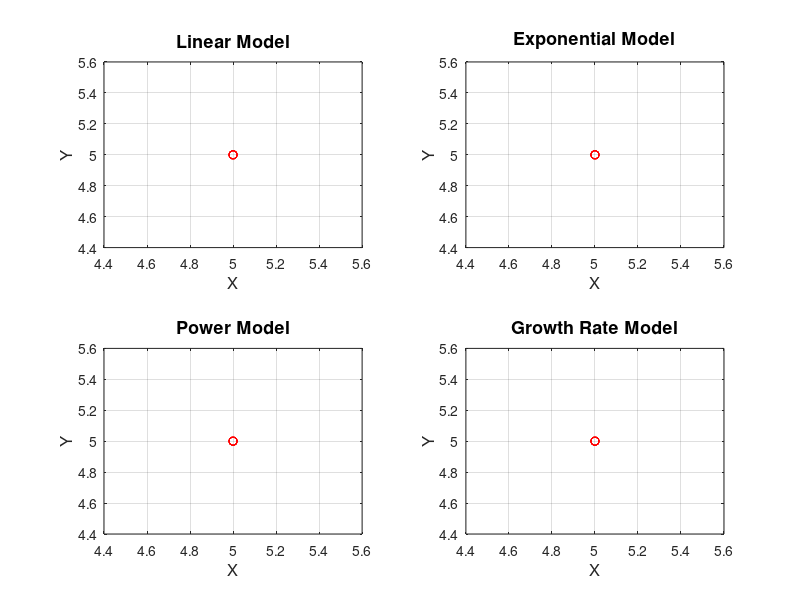

The MATLAB script that drew this image:
clc
clear all

%take number of points from the user
string = 'Enter number of points: ';
n = input(string);
disp('Please Note that any zero input will not work properly in Exponential,Power or growth rate models :( ');
%take the points x,y respectively from the user
i=1;
X_sum=0;
Y_sum=0;
X2_sum=0;
XY_sum=0;
while i<=n
    string = 'Enter x: ';
    x(i) = input(string);
    X=linspace(x(1),x(end),1000); %used linspace to make the graph smoother
    string = 'Enter y: ';
    y(i) = input(string);
    Y=linspace(y(1),y(end),1000);
    i=i+1;
end

%calculate sum of X & Y & X^2 & XY
i=1;
while i<=n
    X_sum = X_sum+x(i);
    X2_sum=X2_sum+x(i).*x(i);
    Y_sum=Y_sum+y(i);
    XY_sum=XY_sum+x(i).*y(i);
    i=i+1;
end

%solving 2 eqns in 2 unknowns to get a0 & a1
I = [n X_sum;X_sum X2_sum];
O = [Y_sum; XY_sum];
sol = linsolve(I,O);
a0=sol(1);
a1=sol(2);
Y_Linear=a0+a1.*X;

%displaying the values of the model coefficients
disp('****************************** Linear Model ******************************')
STRING=['a0 = ',num2str(a0),'  a1 = ',num2str(a1)];
disp(STRING)
STRING=['Y = ',num2str(a0) ,' +',num2str(a1),'X'];
disp(STRING)

%calculating St & Sr to get R^2
i=1;
S_r=0;
S_t=0;
Y_avg=Y_sum/n;
while i<=n
    e_i=y(i)-a0-a1.*x(i);
    S_r=S_r+e_i.^2;
    S_t=S_t+(y(i)-Y_avg).^2;
    i=i+1;
end
R_Squared_Linear=(S_t-S_r)/S_t;
STRING=['R Squared = ',num2str(R_Squared_Linear)];
disp(STRING)

%plotting Linear Model
figure;
subplot(2,2,1)
plot(x,y,'ro')
hold on
plot(X,Y_Linear,'k')
grid on
title ('Linear Model','FontSize',13)
xlabel('X','FontSize',12)
ylabel('Y','FontSize',12)

%Exponential Model
%calculate sum of X & Y & X^2 & XY
i=1;
X_sum=0;
Y_sum=0;
X2_sum=0;
XY_sum=0;
Y_Exponential = log(y);
while i<=n
    X_sum = X_sum+x(i);
    X2_sum=X2_sum+x(i).^2;
    Y_sum=Y_sum+Y_Exponential(i);
    XY_sum=XY_sum+x(i).*Y_Exponential(i);
    i=i+1;
end

%solving 2 eqns in 2 unknowns to get a0 & a1 & a &b
I = [n X_sum;X_sum X2_sum];
O = [Y_sum; XY_sum];
sol = linsolve(I,O);
a0=sol(1);
a1=sol(2);
a=exp(a0);
b=a1;
Y_EXP =a.*exp(b.*X);

%displaying the values of the model coefficients
disp('****************************** Exponential Model **************************')
STRING=['a0 = ',num2str(a0),'  a1 = ',num2str(a1)];
disp(STRING)
STRING=['a = ',num2str(a),'  b = ',num2str(b)];
disp(STRING)
STRING=['Y = ',num2str(a) ,' e^',num2str(b),'X'];
disp(STRING)

%calculating St & Sr to get R^2
i=1;
S_r=0;
S_t=0;
Y_avg=Y_sum/n;
while i<=n
    e_i=Y_Exponential(i)-a0-a1.*x(i);
    S_r=S_r+e_i.^2;
    S_t=S_t+(Y_Exponential(i)-Y_avg).^2;
    i=i+1;
end
R_Squared_Exponential=(S_t-S_r)/S_t;
STRING=['R Squared = ',num2str(R_Squared_Exponential)];
disp(STRING)

%plotting Exponential Model
subplot(2,2,2)
plot(x,y,'ro')
hold on
plot(X,Y_EXP,'k')
grid on
title ('Exponential Model','FontSize',13)
xlabel('X','FontSize',12)
ylabel('Y','FontSize',12)

%Power Model
%calculate sum of X & Y & X^2 & XY
i=1;
X_sum=0;
Y_sum=0;
X2_sum=0;
XY_sum=0;
X_power = log10(x);
Y_Power = log10(y);
while i<=n
    X_sum = X_sum+X_power(i);
    X2_sum=X2_sum+X_power(i).^2;
    Y_sum=Y_sum+Y_Power(i);
    XY_sum=XY_sum+X_power(i).*Y_Power(i);
    i=i+1;
end

%solving 2 eqns in 2 unknowns to get a0 & a1 & a &b
I = [n X_sum;X_sum X2_sum];
O = [Y_sum; XY_sum];
sol = linsolve(I,O);
a0=sol(1);
a1=sol(2);
a=10^(a0);
b=a1;
Y_P =a.*X.^b;

%displaying the values of the model coefficients
disp('****************************** Power Model ******************************')
STRING=['a0 = ',num2str(a0),'  a1 = ',num2str(a1)];
disp(STRING)
STRING=['a = ',num2str(a),'  b = ',num2str(b)];
disp(STRING)
STRING=['Y = ',num2str(a) ,' X^',num2str(b)];
disp(STRING)

%calculating St & Sr to get R^2
i=1;
S_r=0;
S_t=0;
Y_avg=Y_sum/n;
while i<=n
    e_i=Y_Power(i)-a0-a1.*X_power(i);
    S_r=S_r+e_i.^2;
    S_t=S_t+(Y_Power(i)-Y_avg).^2;
    i=i+1;
end
R_Squared_Power=(S_t-S_r)/S_t;
STRING=['R Squared = ',num2str(R_Squared_Power)];
disp(STRING)

%plotting Power Model
subplot(2,2,3)
plot(x,y,'ro')
hold on
plot(X,Y_P,'k')
grid on
title ('Power Model','FontSize',13)
xlabel('X','FontSize',12)
ylabel('Y','FontSize',12)

%Growth Rate Model
%calculate sum of X & Y & X^2 & XY
i=1;
X_sum=0;
Y_sum=0;
X2_sum=0;
XY_sum=0;
X_Growth = 1./x;
Y_Growth = 1./y;
while i<=n
    X_sum = X_sum+X_Growth(i);
    X2_sum=X2_sum+X_Growth(i).^2;
    Y_sum=Y_sum+Y_Growth(i);
    XY_sum=XY_sum+X_Growth(i).*Y_Growth(i);
    i=i+1;
end

%solving 2 eqns in 2 unknowns to get a0 & a1 & a &b
I = [n X_sum;X_sum X2_sum];
O = [Y_sum; XY_sum];
sol = linsolve(I,O);
a0=sol(1);
a1=sol(2);
a=1/a0;
b=a1*a;
Y_G =a.*X./(b+X);

%displaying the values of the model coefficients
disp('****************************** Growth Rate Model ******************************')
STRING=['a0 = ',num2str(a0),'  a1 = ',num2str(a1)];
disp(STRING)
STRING=['a = ',num2str(a),'  b = ',num2str(b)];
disp(STRING)
STRING=['Y = ',num2str(a) ,'X/',num2str(b),'+X'];
disp(STRING)

%calculating St & Sr to get R^2
i=1;
S_r=0;
S_t=0;
Y_avg=Y_sum/n;
while i<=n
    e_i=Y_Growth(i)-a0-a1.*X_Growth(i);
    S_r=S_r+e_i.^2;
    S_t=S_t+(Y_Growth(i)-Y_avg).^2;
    i=i+1;
end
R_Squared_Growth=(S_t-S_r)/S_t;
STRING=['R Squared = ',num2str(R_Squared_Growth)];
disp(STRING)

%plotting Growth Rate Model
subplot(2,2,4)
plot(x,y,'ro')
hold on
plot(X,Y_G,'k')
grid on
title ('Growth Rate Model','FontSize',13)
xlabel('X','FontSize',12)
ylabel('Y','FontSize',12)

disp('****************************** The best model ******************************')
STRING=['R_Squared_Linear= ',num2str(R_Squared_Linear)];
disp(STRING)
STRING=['R_Squared_Exponential= ',num2str(R_Squared_Exponential)];
disp(STRING)
STRING=['R_Squared_Power= ',num2str(R_Squared_Power)];
disp(STRING)
STRING=['R_Squared_Growth= ',num2str(R_Squared_Growth)];
disp(STRING)
if (R_Squared_Linear > R_Squared_Exponential) && (R_Squared_Linear > R_Squared_Power) && (R_Squared_Linear > R_Squared_Growth)
    disp('The best fit is THE LINEAR MODEL');
elseif (R_Squared_Exponential > R_Squared_Linear) && (R_Squared_Exponential > R_Squared_Power) && (R_Squared_Exponential > R_Squared_Growth)
    disp('The best fit is THE EXPONENTIAL MODEL');
elseif (R_Squared_Power > R_Squared_Linear) && (R_Squared_Power > R_Squared_Exponential) && (R_Squared_Power > R_Squared_Growth)
    disp('The best fit is THE POWER MODEL');
elseif (R_Squared_Growth > R_Squared_Linear) && (R_Squared_Growth > R_Squared_Exponential) && (R_Squared_Growth > R_Squared_Power)
    disp('The best fit is THE GROWTH RATE MODEL')
end